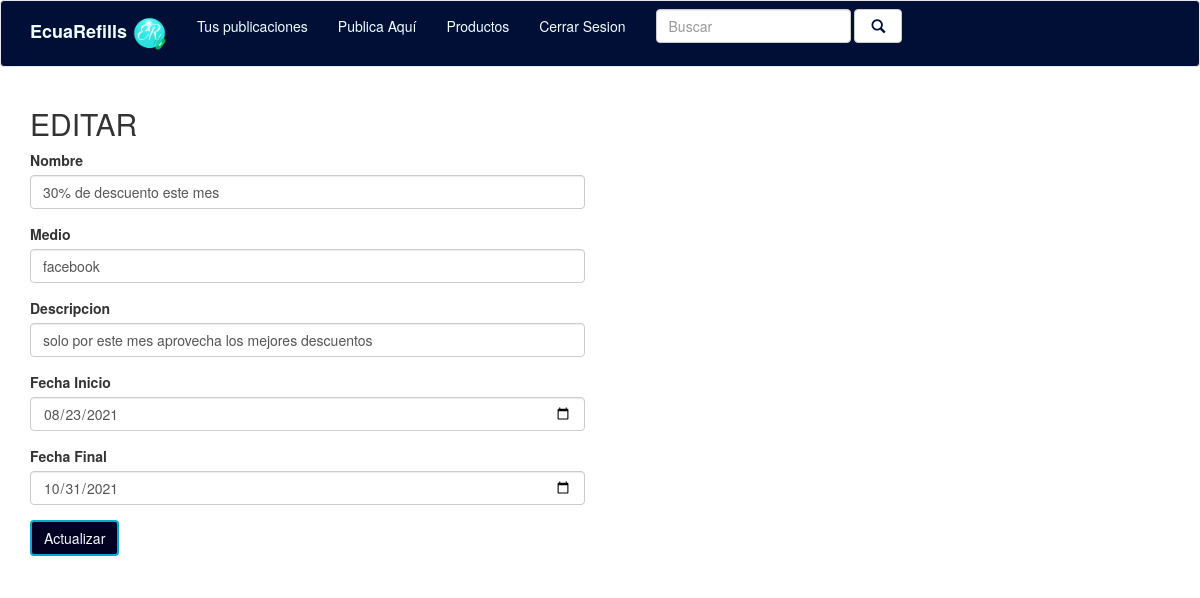
The page /client/src/crud_campania/editar.php?id=23 on the database its author committed.
### tables this page shows
CREATE TABLE `person` (
  `id` int(11) NOT NULL COMMENT 'Identificador único de la tabla person',
  `nombre` varchar(200) NOT NULL COMMENT '	\r\nGuarda el nombre de las campanias publicadas',
  `medio` varchar(100) NOT NULL COMMENT 'Permite guardar el medio de publicacion de las campanias',
  `descripcion` varchar(500) NOT NULL COMMENT 'Permite guardar la descripcion de la campania',
  `fechaInicio` date NOT NULL COMMENT 'Permite guardar la fecha de inicio de la campania',
  `fechaFinal` date NOT NULL COMMENT 'Permite guardar la fecha de finalizacion de la campania',
  `created_at` date DEFAULT NULL COMMENT '	\r\nPermite guardar la fecha de publicacion del registro'
);

### client/src/crud_campania/php/formulario.php (the view, shortened to what this page needs)
<?php
include "conexion.php";
$sql1= "select * from person where id = ".$_GET["id"];
$query = $con->query($sql1);
$person = null;
if($query->num_rows>0){
while ($r=$query->fetch_object()){
  $person=$r;
  break;
}
  }
?>
<?php if($person!=null):?>
<form role="form" method="post" action="php/actualizar.php">
  <div class="form-group">
    <label for="nombre">Nombre</label>
    <input type="text" class="form-control" value="<?php echo $person->nombre; ?>" name="nombre" required>
  </div>
  <div class="form-group">
    <label for="medio">Medio</label>
    <input type="text" class="form-control" value="<?php echo $person->medio; ?>" name="medio" required>
  </div>
  <div class="form-group">
    <label for="descripcion">Descripcion</label>
    <input type="text" class="form-control" value="<?php echo $person->descripcion; ?>" name="descripcion" required>
  </div>
  <div class="form-group">
    <label for="fechaInicio">Fecha Inicio</label>
    <input type="date" class="form-control" value="<?php echo $person->fechaInicio; ?>" name="fechaInicio" required>
  </div>
  <div class="form-group">
    <label for="fechaFinal">Fecha Final</label>
    <input type="date" class="form-control" value="<?php echo $person->fechaFinal; ?>" name="fechaFinal" required>
  </div>
  <button id="azul-three" type="submit" class="btn btn-default">Actualizar</button>
</form>
<?php else:?>
  <p class="alert alert-danger">404 No se encuentra</p>
<?php endif;?>

### rows shown on the page
person: nombre "30% de descuento este mes", medio "facebook", descripcion "solo por este mes aprovecha los mejores descuentos", fechaInicio "08/23/2021", fechaFinal "10/31/2021"
